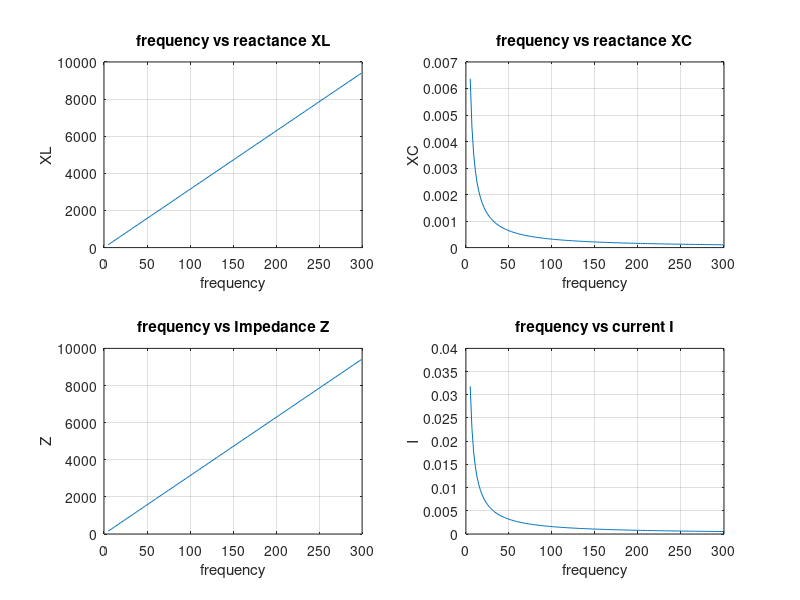

Write the MATLAB code that produced this figure.
%Program to find the series Resonance
clc;clear all;close all;
r=input('Enter the resistance value----->');
l=input('Enter the inductance value------>');
c=input('Enter the capacitance value----->');
v=input('Enter the input voltage------->');
f=5:2:300;
XL=2*pi*f*l;
XC=(1./(2*pi*f*c)); 
x=XL-XC;
z=sqrt((r^2)+(x.^2));
i=v./z;
subplot(2,2,1);
plot(f,XL);
grid;
xlabel('frequency');ylabel('XL');title('frequency vs reactance XL');
subplot(2,2,2);
plot(f,XC);
grid;
xlabel('frequency');ylabel('XC');title('frequency vs reactance XC');
subplot(2,2,3);
plot(f,z);
grid;
xlabel('frequency');ylabel('Z');title('frequency vs Impedance Z');
subplot(2,2,4);
plot(f,i);
grid;
xlabel('frequency');ylabel('I');title('frequency vs current I');


%{
result
Enter the resistance value----->15
Enter the inductance value------>0.1
Enter the capacitance value----->10*10^-6
Enter the input voltage------->50
%}